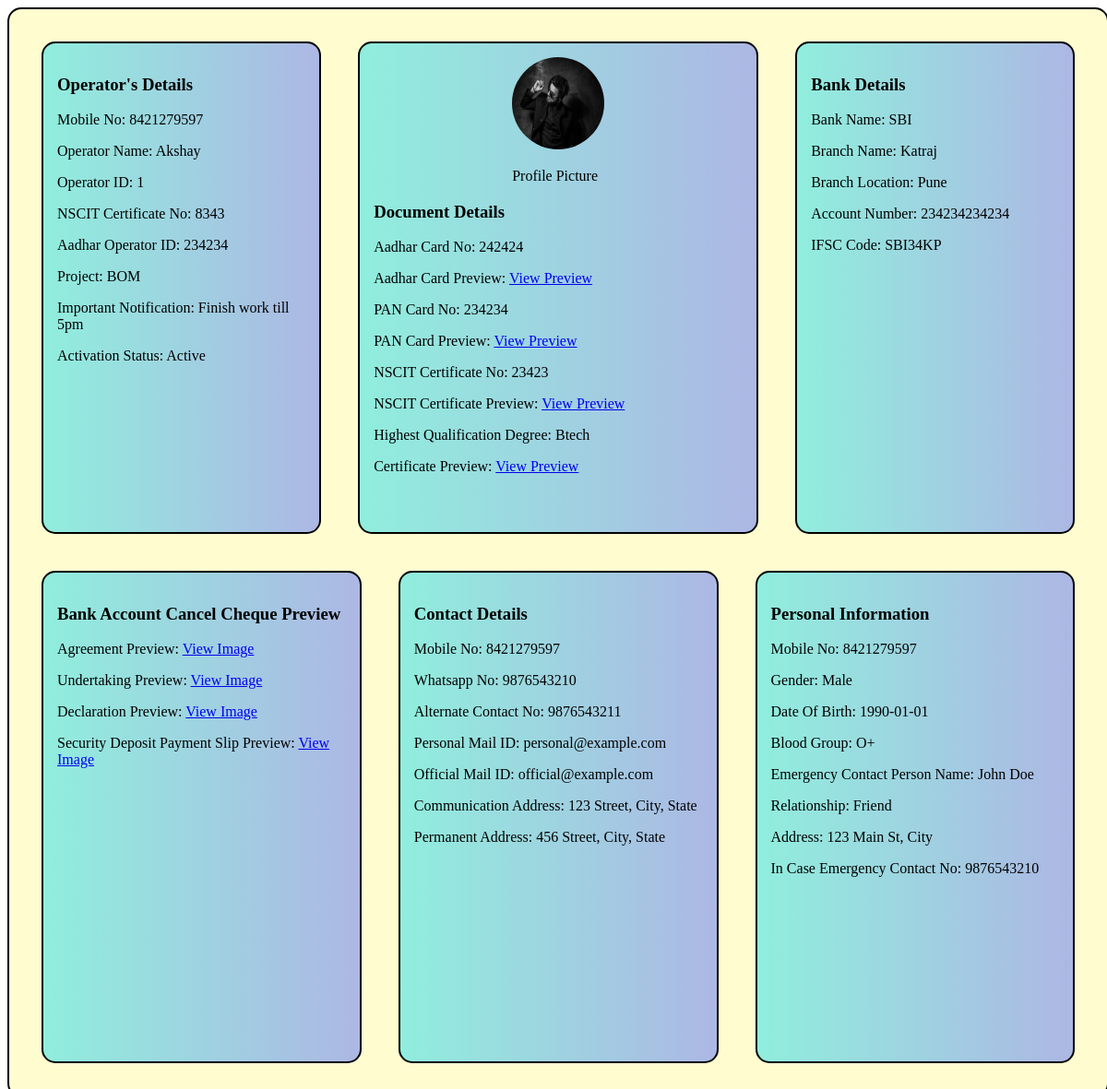
/profile.php?customer_id=8421279597, run on the app's committed database.
### tables this page shows
CREATE TABLE `operatormaininfo` (
  `mob_no` bigint(20) NOT NULL,
  `Operator_Name` varchar(255) DEFAULT NULL,
  `Operator_ID` int(11) DEFAULT NULL,
  `NSCIT_Certificate_No` int(11) DEFAULT NULL,
  `Aadhar_Operator_ID` varchar(255) DEFAULT NULL,
  `Project` varchar(255) DEFAULT NULL,
  `Important_Notification` varchar(255) DEFAULT NULL,
  `Activation_Status` varchar(255) DEFAULT NULL
);

CREATE TABLE `document_details` (
  `mob_no` bigint(20) NOT NULL,
  `Profile_Picture` blob DEFAULT NULL,
  `Aadhar_Card_No` bigint(20) DEFAULT NULL,
  `AdPreview` blob DEFAULT NULL,
  `Pan_Card_No` bigint(20) DEFAULT NULL,
  `PanPreview` blob DEFAULT NULL,
  `NSCIT_Certificate_No` bigint(20) DEFAULT NULL,
  `NSPreview` blob DEFAULT NULL,
  `Highest_Qualification_Degree` varchar(255) DEFAULT NULL,
  `Certificate_Preview` blob DEFAULT NULL,
  `Bank_Name` varchar(255) DEFAULT NULL,
  `Branch_Name` varchar(255) DEFAULT NULL,
  `Branch_Location` varchar(255) DEFAULT NULL,
  `Account_no` varchar(255) DEFAULT NULL,
  `IFSC_Code` varchar(255) DEFAULT NULL
);

CREATE TABLE `bank_account_cancel_cheque_preview` (
  `mob_no` bigint(20) NOT NULL,
  `Agreement` mediumblob DEFAULT NULL,
  `Undertaking` mediumblob DEFAULT NULL,
  `Declaration` mediumblob DEFAULT NULL,
  `Security_Deposit_Payment_Slip` mediumblob DEFAULT NULL
);

CREATE TABLE `contact_details` (
  `mob_no` bigint(20) NOT NULL,
  `Whatsapp_No` bigint(20) NOT NULL,
  `Alternate_Contact_No` varchar(255) NOT NULL,
  `Personal_Mail_ID` varchar(255) NOT NULL,
  `Official_Mail_ID` varchar(255) NOT NULL,
  `Communication_Address` varchar(255) NOT NULL,
  `Permanent_Address` varchar(255) NOT NULL
);

CREATE TABLE `personal_information` (
  `mob_no` bigint(20) NOT NULL,
  `Gender` varchar(255) DEFAULT NULL,
  `Date_Of_Birth` date DEFAULT NULL,
  `Blood_Group` varchar(255) DEFAULT NULL,
  `Emergency_Contact_Person_Name` varchar(255) DEFAULT NULL,
  `Relationship` varchar(255) DEFAULT NULL,
  `Address` varchar(255) DEFAULT NULL,
  `In_Case_Emergency_Contact_No` varchar(255) DEFAULT NULL
);

### profile.php (the view, shortened to what this page needs)
<!DOCTYPE html>
<html>
<head>
    <link rel="stylesheet" type="text/css" href="./css/profileCss.css">
</head>
<body>
    <div id="customer-details" class="info-box">
<?php
$servername = "localhost";
$username = "root";
$password = "";
$dbname = "crm";
$conn = new mysqli($servername, $username, $password, $dbname);
if ($_SERVER["REQUEST_METHOD"] == "GET" && isset($_GET["customer_id"])) {
    $customer_id = $_GET["customer_id"];
    $sql = "SELECT * FROM operatormaininfo WHERE mob_no = '$customer_id'";
    $result = $conn->query($sql);
    if ($result->num_rows > 0) {
        while ($row = $result->fetch_assoc()) {
            echo "<div class='ui-box-container'>";
            echo "<div class='ui-box-sub1'>";
            echo "<div class='ui-box'>";
            echo "<h3>Operator's Details</h3>";
            echo "<p>Mobile No: " . $row["mob_no"] . "</p>";
            echo "<p>Operator Name: " . $row["Operator_Name"] . "</p>";
            echo "<p>Operator ID: " . $row["Operator_ID"] . "</p>";
            echo "<p>NSCIT Certificate No: " . $row["NSCIT_Certificate_No"] . "</p>";
            echo "<p>Aadhar Operator ID: " . $row["Aadhar_Operator_ID"] . "</p>";
            echo "<p>Project: " . $row["Project"] . "</p>";
            echo "<p>Important Notification: " . $row["Important_Notification"] . "</p>";
            echo "<p>Activation Status: " . $row["Activation_Status"] . "</p>";
            echo "</div>";
        }
    } else {
        echo "0 results";
    }
    $sql = "SELECT * FROM document_details WHERE mob_no = '$customer_id'";
    $result = $conn->query($sql);
    if ($result->num_rows > 0) {
        while ($row = $result->fetch_assoc()) {
            echo "<div class='ui-box'>";
            echo "<img  src=\"" . $row["Profile_Picture"] . "\" id = 'photo' style='width: 100px; height: 100px;' onclick='showPreview(\"" . $row["Profile_Picture"] . "\")'></p>";
            echo "<p id='photo-text'>Profile Picture";
            echo "<h3>Document Details</h3>";
            echo "<p>Aadhar Card No: " . $row["Aadhar_Card_No"] . "</p>";
            echo "<p>Aadhar Card Preview: <a href='#' onclick='showPreview(\"" . $row["AdPreview"] . "\")'>View Preview</a></p>";
            echo "<p>PAN Card No: " . $row["Pan_Card_No"] . "</p>";
            echo "<p>PAN Card Preview: <a href='#' onclick='showPreview(\"" . $row["PanPreview"] . "\")'>View Preview</a></p>";
            echo "<p>NSCIT Certificate No: " . $row["NSCIT_Certificate_No"] . "</p>";
            echo "<p>NSCIT Certificate Preview: <a href='#' onclick='showPreview(\"" . $row["NSPreview"] . "\")'>View Preview</a></p>";
            echo "<p>Highest Qualification Degree: " . $row["Highest_Qualification_Degree"] . "</p>";
            echo "<p>Certificate Preview: <a href='#' onclick='showPreview(\"" . $row["Certificate_Preview"] . "\")'>View Preview</a></p>";
            echo "</div>";
            echo "<div class='ui-box'>";
            echo "<h3>Bank Details</h3>";
            echo "<p>Bank Name: " . $row["Bank_Name"] . "</p>";
            echo "<p>Branch Name: " . $row["Branch_Name"] . "</p>";
            echo "<p>Branch Location: " . $row["Branch_Location"] . "</p>";
            echo "<p>Account Number: " . $row["Account_no"] . "</p>";
            echo "<p>IFSC Code: " . $row["IFSC_Code"] . "</p>";
            echo "</div>";
            echo "</div>";
        }
    } else {
        echo "0 results";
    }
    $sql = "SELECT * FROM bank_account_cancel_cheque_preview WHERE mob_no = '$customer_id'";
    $result = $conn->query($sql);
    if ($result->num_rows > 0) {
        while ($row = $result->fetch_assoc()) {
            echo "<div class='ui-box-sub2'>";
            echo "<div class='ui-box'>";
            echo "<h3>Bank Account Cancel Cheque Preview </h3>";
            echo "<p>Agreement Preview: <a href='" . $row["Agreement"] . "' target='_blank'>View Image</a></p>";
            echo "<p>Undertaking Preview: <a href='" . $row["Undertaking"] . "' target='_blank'>View Image</a></p>";
            echo "<p>Declaration Preview: <a href='" . $row["Declaration"] . "' target='_blank'>View Image</a></p>";
            echo "<p>Security Deposit Payment Slip Preview: <a href='" . $row["Security_Deposit_Payment_Slip"] . "' target='_blank'>View Image</a></p>";
            echo "</div>";
        }
    } else {
        echo "0 results";
    }
    $sql = "SELECT * FROM Contact_Details WHERE mob_no = '$customer_id'";
    $result = $conn->query($sql);
    if ($result->num_rows > 0) {
        while ($row = $result->fetch_assoc()) {
            echo "<div class='ui-box'>";
            echo "<h3>Contact Details</h3>";
            echo "<p>Mobile No: " . $row["mob_no"] . "</p>";
            echo "<p>Whatsapp No: " . $row["Whatsapp_No"] . "</p>";
            echo "<p>Alternate Contact No: " . $row["Alternate_Contact_No"] . "</p>";
            echo "<p>Personal Mail ID: " . $row["Personal_Mail_ID"] . "</p>";
            echo "<p>Official Mail ID: " . $row["Official_Mail_ID"] . "</p>";
            echo "<p>Communication Address: " . $row["Communication_Address"] . "</p>";
            echo "<p>Permanent Address: " . $row["Permanent_Address"] . "</p>";
            echo "</div>";
        }
    } else {
        echo "0 results";
    }
    $sql = "SELECT * FROM Personal_Information WHERE mob_no = '$customer_id'";
    $result = $conn->query($sql);
    if ($result->num_rows > 0) {
        while ($row = $result->fetch_assoc()) {
            echo "<div class='ui-box'>";
            echo "<h3>Personal Information</h3>";
            echo "<p>Mobile No: " . $row["mob_no"] . "</p>";
            echo "<p>Gender: " . $row["Gender"] . "</p>";
            echo "<p>Date Of Birth: " . $row["Date_Of_Birth"] . "</p>";
            echo "<p>Blood Group: " . $row["Blood_Group"] . "</p>";
            echo "<p>Emergency Contact Person Name: " . $row["Emergency_Contact_Person_Name"] . "</p>";
            echo "<p>Relationship: " . $row["Relationship"] . "</p>";
            echo "<p>Address: " . $row["Address"] . "</p>";
            echo "<p>In Case Emergency Contact No: " . $row["In_Case_Emergency_Contact_No"] . "</p>";
            echo "</div>";
            echo "</div>";
            echo "</div>";
        }
    } else {
        echo "0 results";
    }
}
?>
    </div>
</body>
</html>

### css/profileCss.css (style rules this page uses)
.ui-box { margin: 20px; border: 2.5px solid black; border-radius: 15px; padding: 15px; width:500px; height: 500px; background-color: #8ff3e0; background-image: linear-gradient(90deg, #90eedd 0%, #adb7e4 100%); }
.ui-box-sub1 { display: flex; flex-direction: row; }
.ui-box-sub2 { display: flex; flex-direction: row; }
.ui-box-container { display: flex; flex-direction: column; border: 2.5px solid black; border-radius: 15px; padding: 15px; width: 98%; background-color: #FFFDD0; justify-content: space-evenly; }
#photo { margin-left: 150px; margin-right: 150px; border-radius: 50px; }
#photo-text { margin-left: 150px; margin-right: 150px; }

### data on the page
operatormaininfo: mob_no "8421279597", Operator_Name "Akshay", Operator_ID "1", NSCIT_Certificate_No "8343", Aadhar_Operator_ID "234234", Project "BOM", Important_Notification "Finish work till 5pm", Activation_Status "Active"
document_details: Profile_Picture (placeholder picture), Aadhar_Card_No "242424", Pan_Card_No "234234", NSCIT_Certificate_No "23423", Highest_Qualification_Degree "Btech", Bank_Name "SBI", Branch_Name "Katraj", Branch_Location "Pune", Account_no "234234234234", IFSC_Code "SBI34KP"
contact_details: mob_no "8421279597", Whatsapp_No "9876543210", Alternate_Contact_No "9876543211", Personal_Mail_ID "personal@example.com", Official_Mail_ID "official@example.com", Communication_Address "123 Street, City, State", Permanent_Address "456 Street, City, State"
personal_information: mob_no "8421279597", Gender "Male", Date_Of_Birth "1990-01-01", Blood_Group "O+", Emergency_Contact_Person_Name "John Doe", Relationship "Friend", Address "123 Main St, City", In_Case_Emergency_Contact_No "9876543210"
